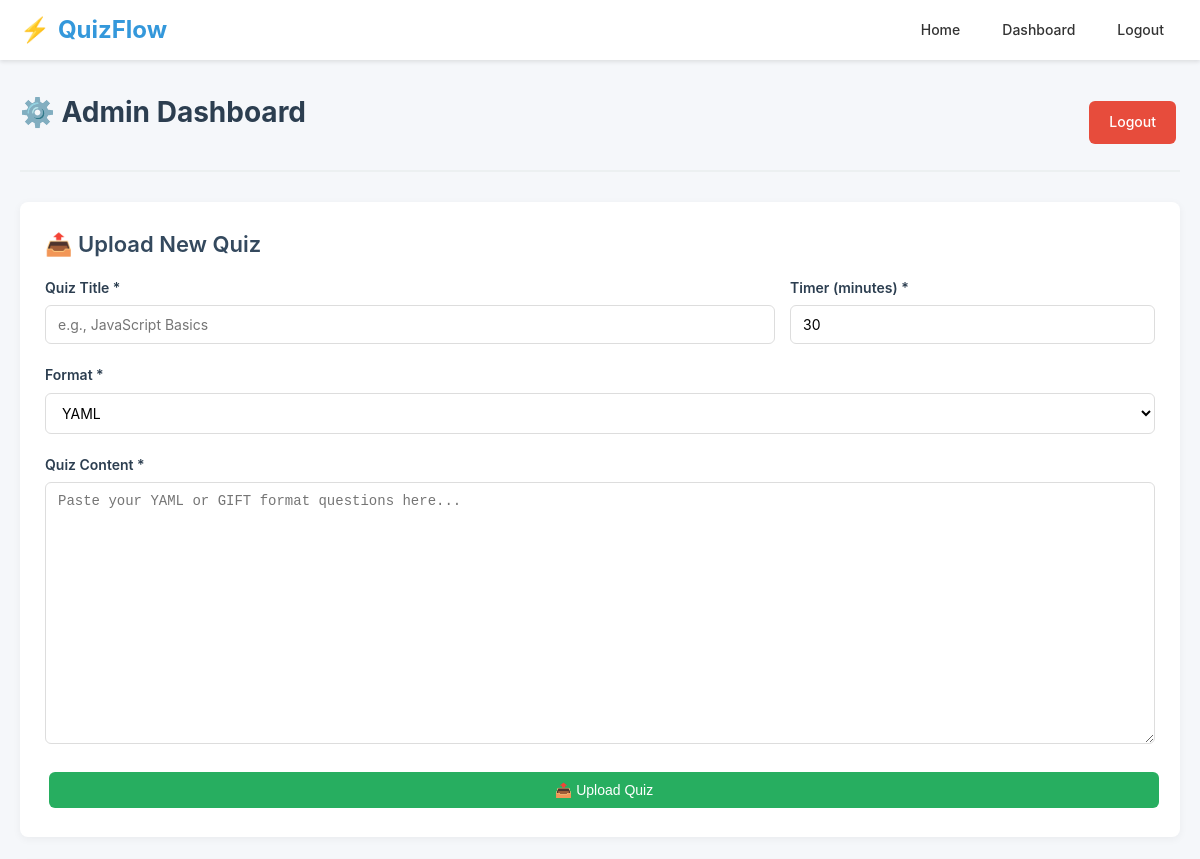
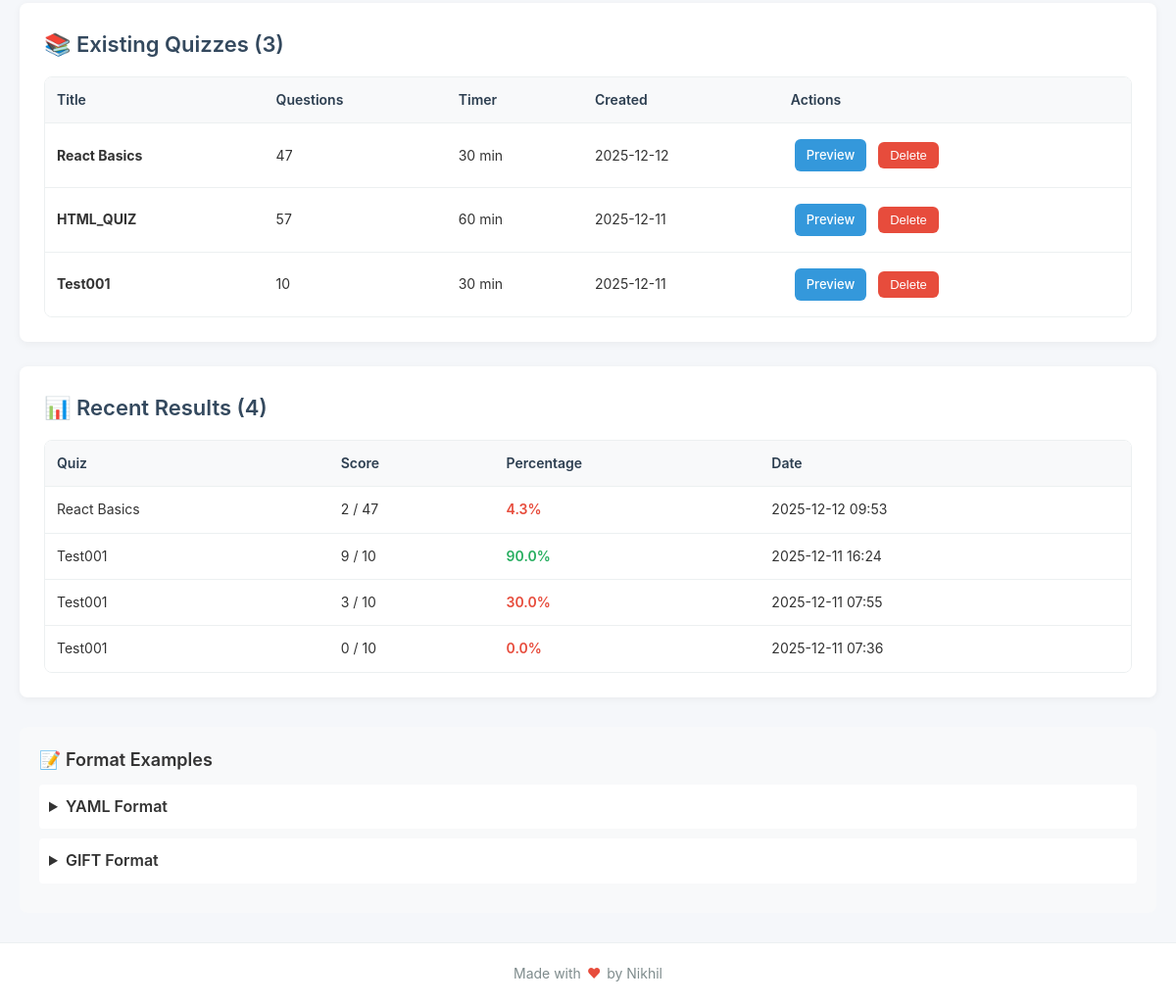
/admin/ (signed in), run on the app's committed database (2 pictures, top to bottom).
### tables this page shows
CREATE TABLE quizzes (
                id INTEGER PRIMARY KEY AUTOINCREMENT,
                title TEXT NOT NULL,
                questions TEXT NOT NULL,
                timer_minutes INTEGER DEFAULT 30,
                created_at TIMESTAMP DEFAULT CURRENT_TIMESTAMP
            );

CREATE TABLE results (
                id INTEGER PRIMARY KEY AUTOINCREMENT,
                quiz_id INTEGER NOT NULL,
                quiz_title TEXT NOT NULL,
                score INTEGER NOT NULL,
                total INTEGER NOT NULL,
                percentage REAL NOT NULL,
                answers TEXT NOT NULL,
                taken_at TIMESTAMP DEFAULT CURRENT_TIMESTAMP,
                FOREIGN KEY (quiz_id) REFERENCES quizzes (id)
            );

### routes/admin.py (the view)
    def decorated_function(*args, **kwargs):
        if not session.get('admin'):
            return redirect(url_for('admin.login'))
        return f(*args, **kwargs)

### models/database.py (called while the page is built, shortened)
    @contextmanager
    def get_connection(self):
        conn = getattr(self._local, 'connection', None)
        try:
            yield conn
            conn.commit()
        except Exception:
            conn.rollback()
            raise

    def get_all_quizzes(self):
        with self.get_connection() as conn:
            cursor = conn.cursor()
            cursor.execute('SELECT * FROM quizzes ORDER BY created_at DESC')
            rows = cursor.fetchall()
            return [{
                'id': row['id'],
                'title': row['title'],
                'questions': json.loads(row['questions']),
                'timer_minutes': row['timer_minutes'],
                'created_at': row['created_at']
            } for row in rows]

    def get_results(self, limit=50):
        with self.get_connection() as conn:
            cursor = conn.cursor()
            cursor.execute('SELECT * FROM results ORDER BY taken_at DESC LIMIT ?', (limit,))
            rows = cursor.fetchall()
            return [{
                'id': row['id'],
                'quiz_id': row['quiz_id'],
                'quiz_title': row['quiz_title'],
                'score': row['score'],
                'total': row['total'],
                'percentage': row['percentage'],
                'answers': json.loads(row['answers']),
                'taken_at': row['taken_at']
            } for row in rows]

### routes/admin.py (called while the page is built)
def admin_required(f):
    def decorated_function(*args, **kwargs):
        if not session.get('admin'):
            return redirect(url_for('admin.login'))
        return f(*args, **kwargs)
    decorated_function.__name__ = f.__name__
    return decorated_function

@admin.route('/')
@admin_required
def dashboard():
    quizzes = db.get_all_quizzes()
    results = db.get_results(limit=20)
    return render_template('admin/dashboard.html', quizzes=quizzes, results=results)

### templates/admin/dashboard.html (shortened to what this page needs)
{% extends "base.html" %}
{% block content %}
<div class="page-header">
    <h1>⚙️ Admin Dashboard</h1>
    <div class="header-actions">
        <a href="{{ url_for('admin.logout') }}" class="btn btn-danger">Logout</a>
    </div>
</div>
<div class="admin-section">
    <h2>📤 Upload New Quiz</h2>
    <form method="POST" action="{{ url_for('admin.upload') }}" class="upload-form">
        <div class="form-row">
            <div class="form-group">
                <label for="title">Quiz Title *</label>
                <input type="text" id="title" name="title" required placeholder="e.g., JavaScript Basics">
            </div>
            <div class="form-group">
                <label for="timer_minutes">Timer (minutes) *</label>
                <input type="number" id="timer_minutes" name="timer_minutes" value="30" min="1" max="180" required>
            </div>
        </div>
        <div class="form-group">
            <label for="format">Format *</label>
            <select id="format" name="format">
                <option value="yaml">YAML</option>
            </select>
        </div>
        <div class="form-group">
            <label for="content">Quiz Content *</label>
            <textarea id="content" name="content" rows="15" required placeholder="Paste your YAML or GIFT format questions here..."></textarea>
        </div>
        <button type="submit" class="btn btn-success btn-block">📤 Upload Quiz</button>
    </form>
</div>
<div class="admin-section">
    <h2>📚 Existing Quizzes ({{ quizzes|length }})</h2>
    {% if quizzes %}
    <div class="table-container">
        <table>
            <thead>
                <tr>
                    <th>Title</th>
                    <th>Questions</th>
                    <th>Timer</th>
                    <th>Created</th>
                    <th>Actions</th>
                </tr>
            </thead>
            <tbody>
                {% for quiz in quizzes %}
                <tr>
                    <td><strong>{{ quiz.title }}</strong></td>
                    <td>{{ quiz.questions|length }}</td>
                    <td>{{ quiz.timer_minutes }} min</td>
                    <td>{{ quiz.created_at[:10] }}</td>
                    <td>
                        <a href="{{ url_for('quiz.start', quiz_id=quiz.id) }}" class="btn btn-sm btn-primary">Preview</a>
                        <form method="POST" action="{{ url_for('admin.delete', quiz_id=quiz.id) }}" style="display: inline;">
                            <button type="submit" class="btn btn-sm btn-danger" onclick="return confirm('Delete this quiz and all its results?')">Delete</button>
                        </form>
                    </td>
                </tr>
                {% endfor %}
            </tbody>
        </table>
    </div>
    {% else %}
    <div class="empty-state">
        <div class="empty-state-icon">📝</div>
        <p>No quizzes yet. Upload one above!</p>
    </div>
    {% endif %}
</div>
<div class="admin-section">
    <h2>📊 Recent Results ({{ results|length }})</h2>
    {% if results %}
    <div class="table-container">
        <table>
            <thead>
                <tr>
                    <th>Quiz</th>
                    <th>Score</th>
                    <th>Percentage</th>
                    <th>Date</th>
                </tr>
            </thead>
            <tbody>
                {% for result in results %}
                <tr>
                    <td>{{ result.quiz_title }}</td>
                    <td>{{ result.score }} / {{ result.total }}</td>
                    <td class="{% if result.percentage >= 70 %}text-success{% else %}text-danger{% endif %}">
                        {{ result.percentage }}%
                    </td>
                    <td>{{ result.taken_at[:16] }}</td>
                </tr>
                {% endfor %}
            </tbody>
        </table>
    </div>
    {% else %}
    <div class="empty-state">
        <div class="empty-state-icon">📊</div>
        <p>No results yet.</p>
    </div>
    {% endif %}
</div>
<div class="help-section">
    <h3>📝 Format Examples</h3>
    <details>
        <summary>YAML Format</summary>
    </details>
    <details>
        <summary>GIFT Format</summary>
    </details>
</div>
{% endblock %}

### templates/base.html (shortened to what this page needs)
<!DOCTYPE html>
<html lang="en">
<head>
    <link rel="stylesheet" href="{{ url_for('static', filename='css/style.css') }}">
</head>
<body>
    <nav class="navbar">
        <div class="navbar-container">
            <a href="{{ url_for('main.home') }}" class="navbar-brand">
                <span>⚡</span> QuizFlow
            </a>
            <div class="navbar-menu">
                {% if request.path == '/' %}
                    <a href="{{ url_for('main.home') }}" class="nav-link active">Home</a>
                {% else %}
                    <a href="{{ url_for('main.home') }}" class="nav-link">Home</a>
                {% endif %}
                {% if session.get('admin') %}
                    <a href="{{ url_for('admin.dashboard') }}" class="nav-link">Dashboard</a>
                    <a href="{{ url_for('admin.logout') }}" class="nav-link">Logout</a>
                {% else %}
                    <a href="{{ url_for('admin.login') }}" class="nav-link">Admin</a>
                {% endif %}
            </div>
        </div>
    </nav>
    <main class="main-content">
        <div class="container">
            {% block content %}{% endblock %}
        </div>
    </main>
    <footer class="footer">
        <div class="footer-container">
            <p class="footer-text">
                Made with <span class="footer-heart">❤</span> by Nikhil
            </p>
        </div>
    </footer>
</body>
</html>

### static/css/style.css (style rules this page uses)
* { margin: 0; padding: 0; box-sizing: border-box; }
:root { --primary: #3498db; --secondary: #95a5a6; --success: #27ae60; --danger: #e74c3c; --warning: #f39c12; --dark: #2c3e50; --light: #ecf0f1; --bg: #f5f7fa; --white: #ffffff; --text: #333333; --text-light: #7f8c8d; --border: #ddd; --shadow: rgba(0, 0, 0, 0.1); }
body { font-family: -apple-system, BlinkMacSystemFont, 'Segoe UI', Roboto, 'Oxygen', 'Ubuntu', 'Cantarell', sans-serif; line-height: 1.6; color: var(--text); background: var(--bg); min-height: 100vh; display: flex; flex-direction: column; }
.navbar { background: var(--white); box-shadow: 0 2px 4px var(--shadow); position: sticky; top: 0; z-index: 1000; }
.navbar-container { max-width: 1200px; margin: 0 auto; padding: 0 20px; display: flex; justify-content: space-between; align-items: center; height: 60px; }
.navbar-brand { font-size: 24px; font-weight: 700; color: var(--primary); text-decoration: none; display: flex; align-items: center; gap: 8px; }
.navbar-menu { display: flex; gap: 10px; align-items: center; }
.nav-link { color: var(--text); text-decoration: none; padding: 8px 16px; border-radius: 6px; font-size: 14px; font-weight: 500; transition: all 0.2s; }
.footer { background: var(--white); border-top: 1px solid var(--light); margin-top: auto; padding: 20px 0; }
.footer-container { max-width: 1200px; margin: 0 auto; padding: 0 20px; text-align: center; }
.footer-text { color: var(--text-light); font-size: 14px; display: flex; align-items: center; justify-content: center; gap: 6px; }
.footer-heart { color: var(--danger); animation: heartbeat 1.5s ease-in-out infinite; }
.main-content { flex: 1; width: 100%; }
.container { max-width: 1200px; margin: 0 auto; padding: 30px 20px; }
h1 { font-size: 28px; margin-bottom: 20px; color: var(--dark); font-weight: 700; }
h2 { font-size: 22px; margin-bottom: 15px; color: #34495e; font-weight: 600; }
h3 { font-size: 18px; margin-bottom: 10px; font-weight: 600; }
.btn { display: inline-block; padding: 10px 20px; background: var(--primary); color: var(--white); border: none; border-radius: 6px; cursor: pointer; text-decoration: none; font-size: 14px; font-weight: 500; transition: all 0.2s; margin: 4px; white-space: nowrap; }
.btn-primary { background: var(--primary); }
.btn-success { background: var(--success); }
.btn-danger { background: var(--danger); }
.btn-sm { padding: 6px 12px; font-size: 13px; }
.btn-block { display: block; width: 100%; text-align: center; }
.page-header { display: flex; justify-content: space-between; align-items: center; margin-bottom: 30px; padding-bottom: 15px; border-bottom: 2px solid var(--light); }
.header-actions { display: flex; gap: 10px; align-items: center; }
.form-group { margin-bottom: 20px; }
.form-group label { display: block; margin-bottom: 6px; font-weight: 600; font-size: 14px; color: var(--dark); }
input[type="text"], input[type="password"], input[type="number"], select, textarea { width: 100%; padding: 10px 12px; border: 1px solid var(--border); border-radius: 6px; font-size: 14px; font-family: inherit; transition: border-color 0.2s; background: var(--white); }
textarea { min-height: 150px; font-family: 'Courier New', monospace; resize: vertical; }
.form-row { display: grid; grid-template-columns: 2fr 1fr; gap: 15px; }
.admin-section { background: var(--white); padding: 25px; border-radius: 8px; margin-bottom: 25px; box-shadow: 0 2px 8px rgba(0,0,0,0.05); }
.table-container { overflow-x: auto; margin-top: 15px; border-radius: 8px; border: 1px solid var(--light); }
table { width: 100%; border-collapse: collapse; background: var(--white); }
th, td { padding: 12px; text-align: left; border-bottom: 1px solid var(--light); }
th { background: #f8f9fa; font-weight: 600; font-size: 14px; color: var(--dark); }
td { font-size: 14px; }
tr:last-child td { border-bottom: none; }
.text-success { color: var(--success); font-weight: 600; }
.text-danger { color: var(--danger); font-weight: 600; }
.help-section { background: #f8f9fa; padding: 20px; border-radius: 8px; margin-top: 30px; }
details { margin: 10px 0; }
summary { cursor: pointer; font-weight: 600; padding: 10px; background: var(--white); border-radius: 4px; }

### data on the page
quizzes: title "React Basics", questions|length "47", timer_minutes "30", created_at "2025-12-12"
quizzes: title "HTML_QUIZ", questions|length "57", timer_minutes "60", created_at "2025-12-11"
quizzes: title "Test001", questions|length "10", timer_minutes "30", created_at "2025-12-11"
results: quiz_title "React Basics", score "2", total "47", percentage "4.3", taken_at "2025-12-12 09:53"
results: quiz_title "Test001", score "9", total "10", percentage "90.0", taken_at "2025-12-11 16:24"
results: quiz_title "Test001", score "3", total "10", percentage "30.0", taken_at "2025-12-11 07:55"
results: quiz_title "Test001", score "0", total "10", percentage "0.0", taken_at "2025-12-11 07:36"

### other printed values
{{ quizzes|length }} "3"
{{ results|length }} "4"
